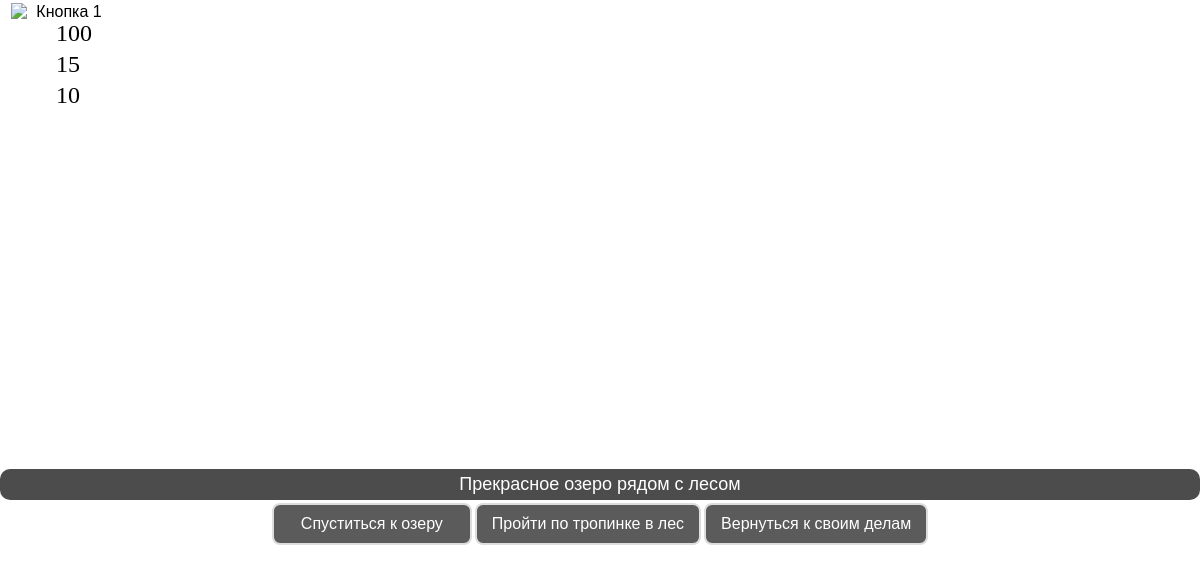
Screenshot of /fisher/scene/1/ (signed in) with the database file from the repository.
### play/models.py (models this page shows, shortened)
class status(models.Model):
    status_HP = models.IntegerField(
        default=100,
        validators=[django.core.validators.MaxValueValidator(100)],
        null=True,
        blank=True,
    )
    user = models.OneToOneField(
        User,
        on_delete=models.CASCADE,
        related_name='game_status',
        primary_key=True  # Делаем user primary key
    )
    status_Money = models.IntegerField(default=50, null=True, blank=True)
    status_Loyalty = models.IntegerField(
        default=0,
        validators=[django.core.validators.MaxValueValidator(100)],
        null=True,
        blank=True
    )
    status_Herbs = models.IntegerField(default=0)
    status_Samogon = models.IntegerField(default=0)
    status_Poison = models.IntegerField(default=0)
    status_Fish = models.IntegerField(default=0)
    status_Jewelry = models.IntegerField(default=0)
    status_Harvest = models.IntegerField(default=0)
    @classmethod
    def get_default_status(cls, user):
        obj, created = cls.objects.get_or_create(user=user)
        if created:
            obj.reset()
        return obj
    class Meta:
        verbose_name_plural = "statuses"

### quest/models.py (models this page shows, shortened)
class Scene(models.Model):
    title = models.CharField(max_length=100)
    background_image = models.ImageField(upload_to='scenes/')
    description = models.TextField()
    is_initial = models.BooleanField(default=False)
    required_flags = models.JSONField(default=dict, blank=True)
    set_flags = models.JSONField(default=dict, blank=True)
    required_items = models.JSONField(default=dict, blank=True)
    received_items = models.JSONField(default=dict, blank=True)
    description_stop = models.JSONField(default=dict, blank=True)

class Choice(models.Model):
    scene = models.ForeignKey(Scene, on_delete=models.CASCADE, related_name='choices')
    text = models.CharField(max_length=200)
    next_scene = models.ForeignKey(Scene, on_delete=models.SET_NULL, null=True, blank=True)
    required_flags = models.JSONField(default=dict, blank=True)
    required_items = models.JSONField(default=dict, blank=True)
    received_items_choise = models.JSONField(default=dict, blank=True)
    description_stop = models.JSONField(default=dict, blank=True)
    next_scene = models.ForeignKey(Scene, on_delete=models.SET_NULL, null=True, blank=True)
    death_redirect = models.BooleanField(default=False)

### quest/views.py (the view, shortened to what this page needs)
# urls.py: path('scene/<int:scene_id>/', views.scene, name='scene'),
@login_required
@never_cache
def scene(request, scene_id):
    referer = request.META.get('HTTP_REFERER', '')
    current_scene_id = request.session.get('current_scene_id')
    is_legal = (
            current_scene_id is None or
            'make_choice' in referer or
            f'scene/{scene_id}' in referer or
            'quest:scene' in referer or
            request.session.get('is_redirecting', False)  # Флаг редиректа
    )
    if not is_legal and current_scene_id != scene_id:
        return redirect('cheat_protection:cheat_warning')
    request.session['is_redirecting'] = False
    request.session['current_scene_id'] = scene_id
    request.session['last_valid_scene'] = scene_id
    player_status = status.get_default_status(request.user)
    death_type = check_death_conditions(player_status)
    if death_type:
        request.session.pop('current_scene_id', None)
        request.session.pop('last_valid_scene', None)
        return redirect(f'death:{death_type}')
    scene = get_object_or_404(Scene, id=scene_id)
    try:
        initial_scene = Scene.objects.get(is_initial=True)
    except Scene.DoesNotExist:
        initial_scene = Scene.objects.first()
    game_state, created = GameState.objects.get_or_create(
        user=request.user,
        defaults={'flags': {}, 'current_scene': initial_scene}
    )
    if not check_conditions(game_state.flags, player_status, scene.required_flags, scene.required_items):
        scene_blocked_message = scene.description_stop.get('text', 'Эта сцена пока недоступна')
        messages.error(request, scene_blocked_message)
        request.session['is_redirecting'] = True
        return redirect('quest:scene', scene_id=game_state.current_scene.id)
    game_state.flags.update(scene.set_flags)
    game_state.current_scene = scene
    game_state.save()
    available_choices = []
    blocked_choices = []
    for choice in scene.choices.all():
        if check_conditions(game_state.flags, player_status, choice.required_flags, choice.required_items):
            available_choices.append(choice)
        else:
            blocked_choices.append({
                'choice': choice,
                'description': choice.description_stop.get('text', 'Это действие пока недоступна')
            })
    response = render(request, 'quest/quest_fisher.html', {
        'scene': scene,
        'choices': available_choices,
        'blocked_choices': blocked_choices,
        'game_state': game_state,
        'player_status': player_status,
    })
    response['Cache-Control'] = 'no-cache, no-store, must-revalidate'
    response['Pragma'] = 'no-cache'
    response['Expires'] = '0'
    return response

### play/context_processors.py (called while the page is built)
def user_date(request):
    context = {}
    if request.user.is_authenticated:
        user_date, created = UserDate.objects.get_or_create(user=request.user)
        context['user_date'] = user_date
        context['season'] = user_date.get_season()
    return context

### play/models.py (called while the page is built)
    def get_season(self):
        month = self.current_date.month
        if month in [10, 11, 12, 1, 2, 3]:
            return 'winter_time'
        return 'summer_time'

### quest/views.py (called while the page is built)
def check_conditions(player_flags, player_status, required_flags, required_items):
    for key, value in required_flags.items():
        if key not in player_flags or player_flags[key] != value:
            return False
    for item, required_count in required_items.items():
        current_count = getattr(player_status, f"status_{item}", 0)
        if current_count < required_count:
            return False
    return True

def check_death_conditions(player_status):
    if player_status.status_HP <= 0:
        return 'death'
    elif player_status.status_Money <= 0:
        return 'bankrot'
    elif player_status.status_Loyalty <= 0:
        return 'loyalty'
    return None

### quest/templates/quest/quest_fisher.html (shortened to what this page needs)
<!DOCTYPE html>
<html lang="ru">
<head>
</head>
<body>
    <div class="high-panel">
        <div class="button-container-hp">
            <button class="button-image" onclick="window.location.href='{% url 'main' %}'">
                <img src="/static/image/panel/hp.png" alt="Кнопка 1" class="button-image">
            </button>
        </div>
    </div>
    <div class="player-status">
        <p id="hp-display">{{ player_status.status_HP }}</p>
        <p id="money-display">{{ player_status.status_Money }}</p>
        <p id="loyalty-display">{{ player_status.status_Loyalty }}</p>
    </div>
    <div class="scene-container">
        <div class="scene-description">
            {{ scene.description }}
        </div>
        <div class="choices-container">
            {% for choice in choices %}
                <form method="POST" action="{% url 'quest:make_choice' %}" style="display: inline;">
                    <button type="submit" class="choice-button">
                        {{ choice.text }}
                    </button>
                </form>
            {% endfor %}
        </div>
    </div>
</body>
</html>

### quest/templates/quest/quest_fisher.html (style rules this page uses)
.player-status { position: absolute; left: 55px; top: 5px; width: 30px; padding: 1px; border-radius: 1px; font-size: 24px; line-height: 0.3; z-index: 15000; color: black; font-family: Impact, fantasy; }

### rows the page displays
status: status_HP "100", status_Money "15", status_Loyalty "10"
Scene: description "Прекрасное озеро рядом с лесом"
Choice: text "Спуститься к озеру"
Choice: text "Пройти по тропинке в лес"
Choice: text "Вернуться к своим делам"
